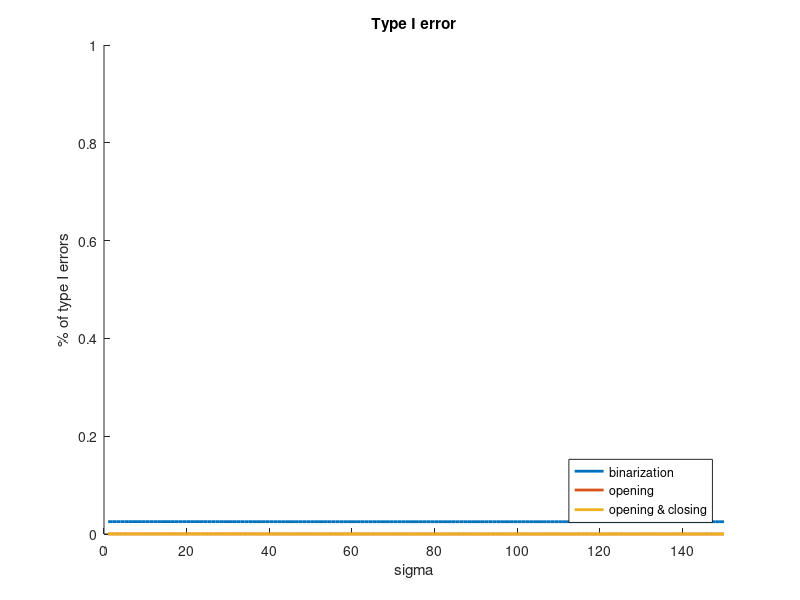
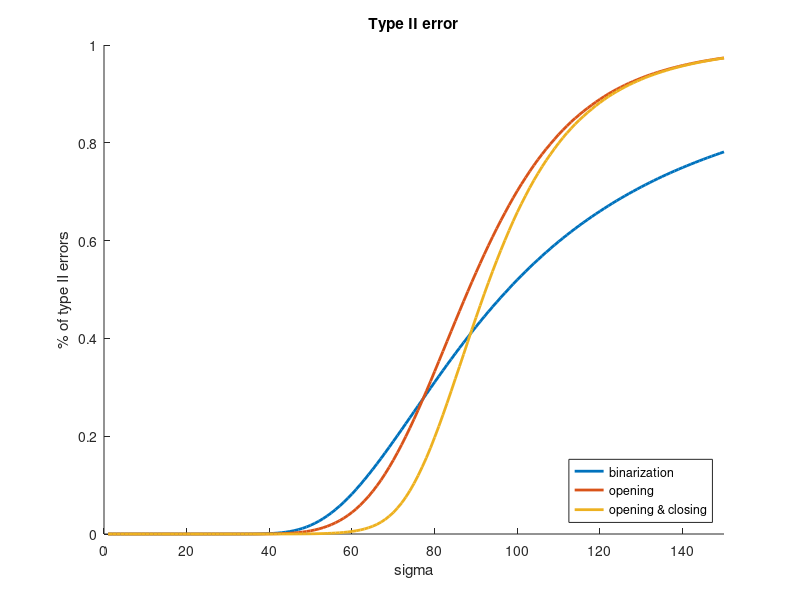

Recreate these plots in MATLAB, in order.
% Load results:
load('simulation_rel.mat');

% ------------------------------------------------------------------------

% Initialize counters for the errors and total number of pixels:
err = zeros(max_sigma, 2);
err_o = zeros(max_sigma, 2);
err_oc = zeros(max_sigma, 2);
t = zeros(1, 2);

% Loop over dimensions:
for i = 1 : size(dims, 2)
    
    % Generate name of the substructure of the dimension:
    dim_name = strcat('pxl', num2str(dims(i)), 'x', num2str(dims(i)));
    
    for j = 1 : nr_pictures
        
        % Add results to the counters results:
        t = t + cases.(dim_name).(strcat('t', num2str(j)));
        err = err + cases.(dim_name).(strcat('err', num2str(j)));
        err_o = err_o + cases.(dim_name).(strcat('err_o', num2str(j)));
        err_oc = err_oc + cases.(dim_name).(strcat('err_oc', num2str(j)));
        
    end
end

% ------------------------------------------------------------------------

sigma_range = 1 : max_sigma;

% Type I error plot
figure(1)
hold on
plot(sigma_range, err(:, 1) / t(2), 'Linewidth', 2.0)
plot(sigma_range, err_o(:, 1) / t(2), 'Linewidth', 2.0)
plot(sigma_range, err_oc(:, 1) / t(2), 'Linewidth', 2.0)
legend('binarization', 'opening', 'opening & closing', 'Location', 'southeast')
title('Type I error')
xlabel('sigma')
ylabel('% of type I errors')
axis([0 max_sigma 0 1])
hold off

% Type II error plot
figure(2)
hold on
plot(sigma_range, err(:, 2) / t(1), 'Linewidth', 2.0)
plot(sigma_range, err_o(:, 2) / t(1), 'Linewidth', 2.0)
plot(sigma_range, err_oc(:, 2) / t(1), 'Linewidth', 2.0)
legend('binarization', 'opening', 'opening & closing', 'Location', 'southeast')
title('Type II error')
xlabel('sigma')
ylabel('% of type II errors')
axis([0 max_sigma 0 1])
hold off